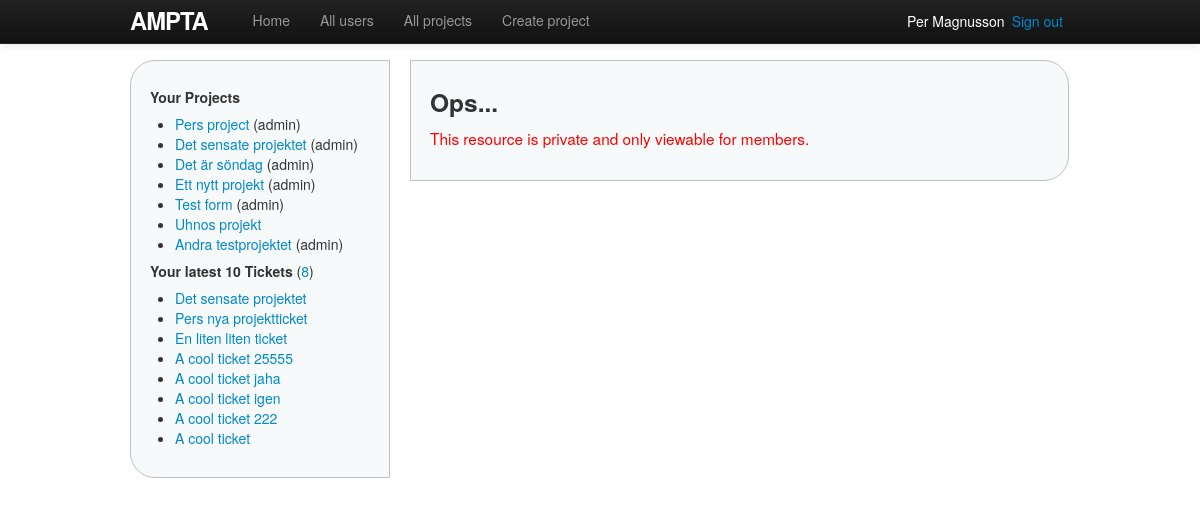
/projects/7/ (signed in), run on the app's committed database.
### ampta/models.py (models this page shows, shortened)
class Project(models.Model):
    name = models.CharField(max_length=30)
    description = models.TextField()
    start_date = models.DateField()
    end_date = models.DateField()
    users = models.ManyToManyField(User, related_name='projects', blank=True)
    owner = models.ForeignKey(User, related_name='projects_owned_by_user')
    date_added = models.DateTimeField()
    date_updated = models.DateTimeField()
    def owned_by_user(self, user):
        return self.owner == user
    def has_user(self, user):
        return user in self.users.all()

class Ticket(models.Model):
    name = models.CharField(max_length=30)
    description = models.TextField()
    start_date = models.DateField();
    end_date = models.DateField();
    status = models.ForeignKey(Status, related_name='tickets')
    project = models.ForeignKey(Project, related_name='tickets')
    owner = models.ForeignKey(User, related_name='tickets')
    date_added = models.DateTimeField()
    date_updated = models.DateTimeField()

### ampta/modules/decorators.py (the view)
    def wrapper(request, project_id=None, *args, **kwargs):
        user = request.user
        project = get_object_or_404(Project, id=project_id)
        if not project.has_user(user) and not project.owned_by_user(user):
            return render(request, 'shared/error.html', {'error_type': 'private'})
        return function(request, project_id, project, *args, **kwargs)

### ampta/templatetags/custom_filters.py (called while the page is built)
@register.filter(name='user_projects')  # "name", if other name than function
def user_projects(user):
    projects = user.projects.order_by('-date_added')
    return projects

@register.filter
def project_owned_by_user(project, user):
    return project.owned_by_user(user)

### ampta/templates/shared/error.html (shortened to what this page needs)
{% extends 'shared/base.html' %}
{% block content %}
<h3>Ops...</h3>
{% if error_type == 'private' %}
	<p class="redAlert">This resource is private and only viewable for members.</p>
{% endif %}
{% endblock %}

### ampta/templates/shared/base.html (shortened to what this page needs)
<!DOCTYPE html>
<html>
	<head>
		{% block styles %}
			<link rel="stylesheet" href="http://code.jquery.com/ui/1.10.1/themes/base/jquery-ui.css" />
			<link rel="stylesheet" type="text/css" href="{{ STATIC_URL }}styles/bootstrap.min.css">
			<link rel="stylesheet" type="text/css" href="{{ STATIC_URL }}styles/site.css">
		{% endblock %}
	</head>
	<body>
	{% block body %}
		<div class="container">
		<header>
			<nav class="navbar navbar-inverse navbar-fixed-top">
				<div class="navbar-inner">
					<div class="container">
						<a href="{% url home %}" id="logo" class="brand">Ampta</a>
						<div class="nav-collapse collapse">
							<ul class="nav">
								<li {% if home_active %}class="active"{% endif %}>
									<a href="{% url home %}">Home</a>
								</li>
								<li {% if all_users_active %}class="active"{% endif %}>
									<a href="{% url users %}">All users</a>
								</li>
								<li {% if projects_active %}class="active"{% endif %}>
									<a href="{% url projects %}">All projects</a>
								</li>
								<li {% if create_projects_active %}class="active"{% endif %}>
									<a href="{% url new_project %}">Create project</a>
								</li>
							</ul>
						</div>
						<span class="sign_out pull-right"><a href="{% url logout %}">Sign out</a></span>
						<span class="active_user pull-right">
							<a href="{% url user user.id %}">{{ user.get_full_name }}</a>
						</span>
					</div>
				</div>
			</nav>
		</header>
		<div class="sidenav pull-left">
			{% include 'shared/_sidenav_projects_tickets.html' %}
		</div>
		<div class="main pull-left">
			{% block content %}{% endblock %}
		</div>
		</div>
	{% endblock body %}
	</body>
</html>

### ampta/templates/shared/_sidenav_projects_tickets.html (shortened to what this page needs)
{% load custom_filters %}
<h5>Your Projects</h5>
<ul>
{% with projects=user|user_projects %}
{% for p in projects %}
	<li>
		<a href="{% url project p.id %}">{{ p.name }}</a>
		{% if p|project_owned_by_user:user %}(admin){% endif %}
	</li>
{% endfor%}
{% endwith %}
</ul>
<h5>Your latest 10 Tickets
	<span class="countTickets">(<a href="{% url tickets %}">{{ user.tickets.count }}</a>)</span>
</h5>
<ul>
{% for t in user.tickets.all|dictsortreversed:"date_added"|slice:"10" %}
	<li><a href="{% url project_ticket t.project.id t.id %}">{{ t.name }}</a></li>
{% endfor %}
</ul>

### ampta/static/styles/site.css (style rules this page uses)
html { overflow-y: scroll; }
body { padding-top: 60px; padding-bottom: 15px; }
h1, h2, h3, h4, h5, h6 { line-height: 1; }
p { font-size: 1.1em; line-height: 1.7em; }
#logo { float: left; margin-right: 10px; font-size: 1.7em; color: #fff; text-transform: uppercase; letter-spacing: -1px; padding-top: 9px; font-weight: bold; line-height: 1; }
.active_user, .sign_out { display: block; margin-top: 11px; margin-right: 7px; color: white; }
.active_user a { color: white; }
.sidenav { width: 220px; margin-right: 20px; padding: 9px; border: 1px solid #c0c0c0; background: #f7fafa; padding: 19px; border-radius: 25px 0 0 25px; -moz-border-radius: 25px 0 0 25px; }
.main { padding: 9px; width: 619px; border: 1px solid #c0c0c0; background: #f7fafa; padding: 19px; border-radius: 0 25px 25px 0; -moz-border-radius: 0 25px 25px 0; }
.errorlist, .redAlert { color: red; }
.countTickets { font-weight: normal; text-decoration: italic; }

### data on the page
Project: name "Pers project", shows "(admin)"
Project: name "Det sensate projektet", shows "(admin)"
Project: name "Det är söndag", shows "(admin)"
Project: name "Ett nytt projekt", shows "(admin)"
Project: name "Test form", shows "(admin)"
Project: name "Uhnos projekt"
Project: name "Andra testprojektet", shows "(admin)"
Ticket: name "Det sensate projektet"
Ticket: name "Pers nya projektticket"
Ticket: name "En liten liten ticket"
Ticket: name "A cool ticket 25555"
Ticket: name "A cool ticket jaha"
Ticket: name "A cool ticket igen"
Ticket: name "A cool ticket 222"
Ticket: name "A cool ticket"

### other printed values
{{ user.get_full_name }} "Per Magnusson"
{{ user.tickets.count }} "8"
